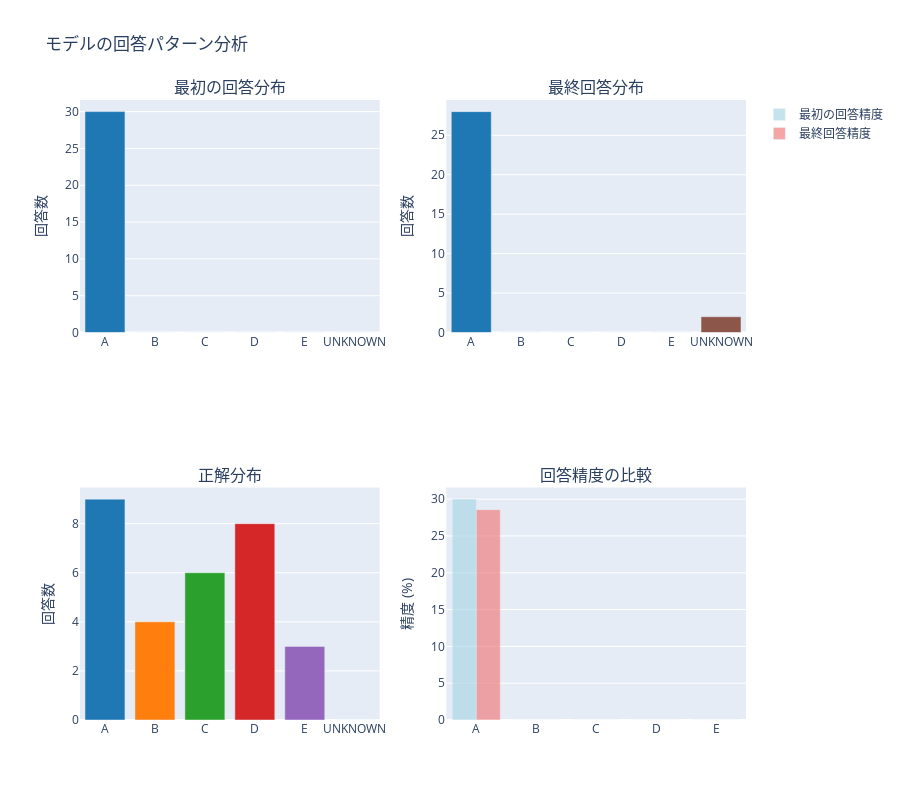

The notebook cell this image was saved under:
### Code cell
# モデルの回答パターン分析の実行
if 'task_results' in locals() and len(task_results) > 0:
    print("=== モデルの回答パターン分析 ===")
    
    # 回答分布の分析と可視化
    dist_fig, dist_analysis = analyze_answer_distribution(task_results)
    
    if dist_fig:
        dist_fig.show()
        
    # 問題のある回答の詳細分析
    unknown_cases, wrong_cases = analyze_problematic_responses(task_results, show_examples=3)
    
    # 統計サマリー
    total_samples = len(task_results)
    unknown_first = sum(1 for r in task_results if r.get('first_answer') == 'UNKNOWN')
    unknown_final = sum(1 for r in task_results if r.get('final_answer') == 'UNKNOWN')
    
    print(f"\n=== 回答品質サマリー ===")
    print(f"総サンプル数: {total_samples}")
    print(f"最初の回答でUNKNOWN: {unknown_first}件 ({unknown_first/total_samples*100:.1f}%)")
    print(f"最終回答でUNKNOWN: {unknown_final}件 ({unknown_final/total_samples*100:.1f}%)")
    
    # 最も多い回答パターンの分析
    if dist_analysis:
        print(f"\n【回答傾向の分析】")
        first_most_common = dist_analysis['first_dist'].most_common(3)
        final_most_common = dist_analysis['final_dist'].most_common(3)
        
        print(f"最初の回答で最も多いパターン:")
        for answer, count in first_most_common:
            print(f"  {answer}: {count}件 ({count/total_samples*100:.1f}%)")
            
        print(f"最終回答で最も多いパターン:")
        for answer, count in final_most_common:
            print(f"  {answer}: {count}件 ({count/total_samples*100:.1f}%)")
        
        # 選択肢別の精度も表示
        print(f"\n【選択肢別精度】")
        for choice in ['A', 'B', 'C', 'D', 'E']:
            first_acc = dist_analysis['first_accuracy_by_choice'].get(choice, 0)
            final_acc = dist_analysis['final_accuracy_by_choice'].get(choice, 0)
            if first_acc > 0 or final_acc > 0:
                print(f"  選択肢{choice}: 最初{first_acc:.1f}% → 最終{final_acc:.1f}%")

else:
    print("⚠️ task_results が利用できません。先にセクション5を実行してください。")

### Figure 1 — Plotly figure (JSON) as saved in the notebook; plotly's stock layout.template omitted (floating-point values rounded to 4 significant figures)
{"data": [{"marker": {"color": ["#1f77b4", "#ff7f0e", "#2ca02c", "#d62728", "#9467bd", "#8c564b"]}, "name": "最初の回答", "showlegend": false, "type": "bar", "x": ["A", "B", "C", "D", "E", "UNKNOWN"], "xaxis": "x", "y": [30, 0, 0, 0, 0, 0], "yaxis": "y"}, {"marker": {"color": ["#1f77b4", "#ff7f0e", "#2ca02c", "#d62728", "#9467bd", "#8c564b"]}, "name": "最終回答", "showlegend": false, "type": "bar", "x": ["A", "B", "C", "D", "E", "UNKNOWN"], "xaxis": "x2", "y": [28, 0, 0, 0, 0, 2], "yaxis": "y2"}, {"marker": {"color": ["#1f77b4", "#ff7f0e", "#2ca02c", "#d62728", "#9467bd", "#8c564b"]}, "name": "正解", "showlegend": false, "type": "bar", "x": ["A", "B", "C", "D", "E", "UNKNOWN"], "xaxis": "x3", "y": [9, 4, 6, 8, 3, 0], "yaxis": "y3"}, {"marker": {"color": "lightblue"}, "name": "最初の回答精度", "opacity": 0.7, "type": "bar", "x": ["A", "B", "C", "D", "E"], "xaxis": "x4", "y": [30, 0, 0, 0, 0], "yaxis": "y4"}, {"marker": {"color": "lightcoral"}, "name": "最終回答精度", "opacity": 0.7, "type": "bar", "x": ["A", "B", "C", "D", "E"], "xaxis": "x4", "y": [28.57, 0, 0, 0, 0], "yaxis": "y4"}], "layout": {"annotations": [{"font": {"size": 16}, "showarrow": false, "text": "最初の回答分布", "x": 0.225, "xanchor": "center", "xref": "paper", "y": 1, "yanchor": "bottom", "yref": "paper"}, {"font": {"size": 16}, "showarrow": false, "text": "最終回答分布", "x": 0.775, "xanchor": "center", "xref": "paper", "y": 1, "yanchor": "bottom", "yref": "paper"}, {"font": {"size": 16}, "showarrow": false, "text": "正解分布", "x": 0.225, "xanchor": "center", "xref": "paper", "y": 0.375, "yanchor": "bottom", "yref": "paper"}, {"font": {"size": 16}, "showarrow": false, "text": "回答精度の比較", "x": 0.775, "xanchor": "center", "xref": "paper", "y": 0.375, "yanchor": "bottom", "yref": "paper"}], "height": 800, "showlegend": true, "title": {"text": "モデルの回答パターン分析"}, "xaxis": {"anchor": "y", "domain": [0, 0.45]}, "xaxis2": {"anchor": "y2", "domain": [0.55, 1]}, "xaxis3": {"anchor": "y3", "domain": [0, 0.45]}, "xaxis4": {"anchor": "y4", "domain": [0.55, 1]}, "yaxis": {"anchor": "x", "domain": [0.625, 1], "title": {"text": "回答数"}}, "yaxis2": {"anchor": "x2", "domain": [0.625, 1], "title": {"text": "回答数"}}, "yaxis3": {"anchor": "x3", "domain": [0, 0.375], "title": {"text": "回答数"}}, "yaxis4": {"anchor": "x4", "domain": [0, 0.375], "title": {"text": "精度 (%)"}}}}
